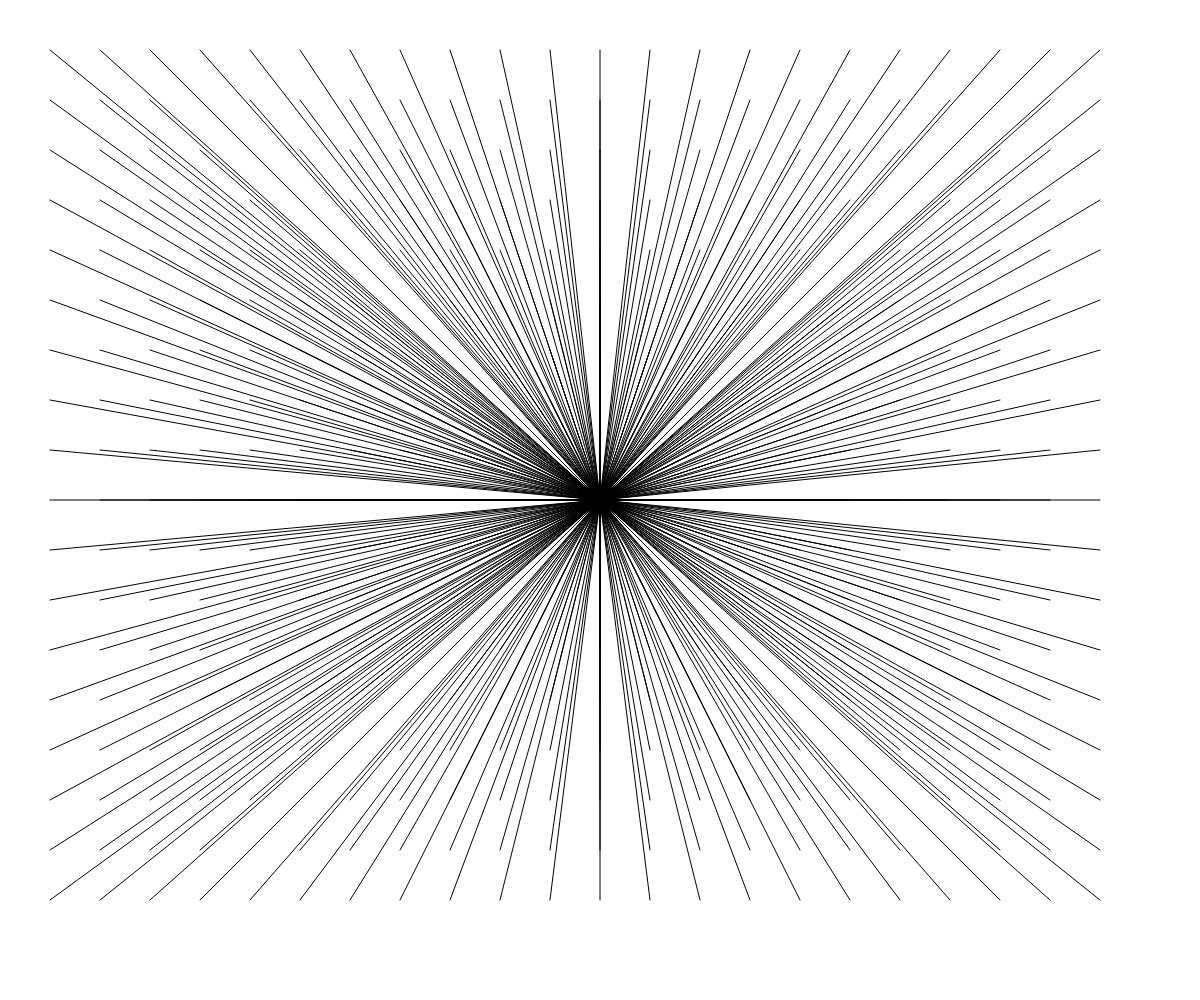
Frame 1 (no input)
Frame 60 (no input): identical to frame 1, image omitted
Frame 120 (the mouse pressed at the canvas centre since frame 60): identical to frame 1, image omitted

The p5.js sketch that drew this single still picture (run headless with seeded random() and noise() and a simulated clock; from frame 60 on, the mouse is pressed at the canvas centre):

// p5.js sketch
// ── sketch.js
function setup() {
  createCanvas(windowWidth, windowHeight);

  for (let x = 50; x < width - 50; x += 50) {
    for (let y = 50; y < height - 50; y += 50) {
      line(x, y, width / 2, height / 2);
    }
  }
}

function draw() {}
